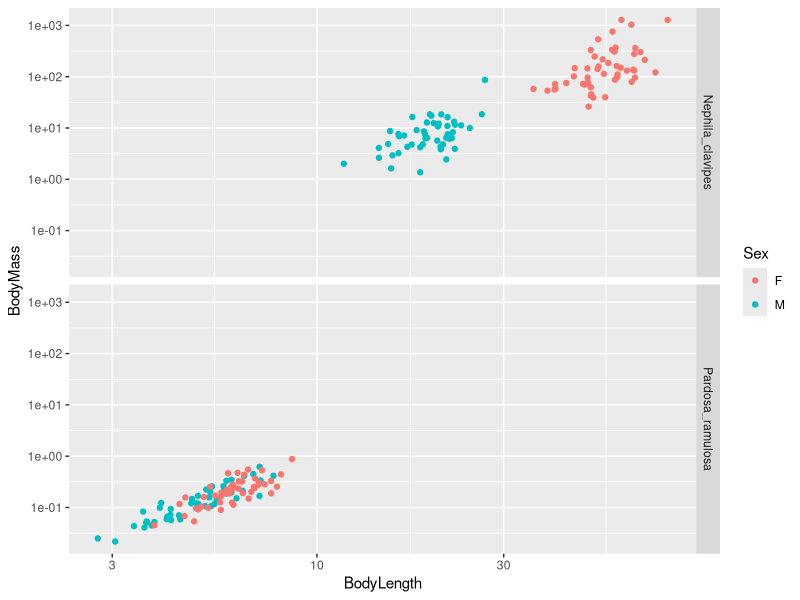
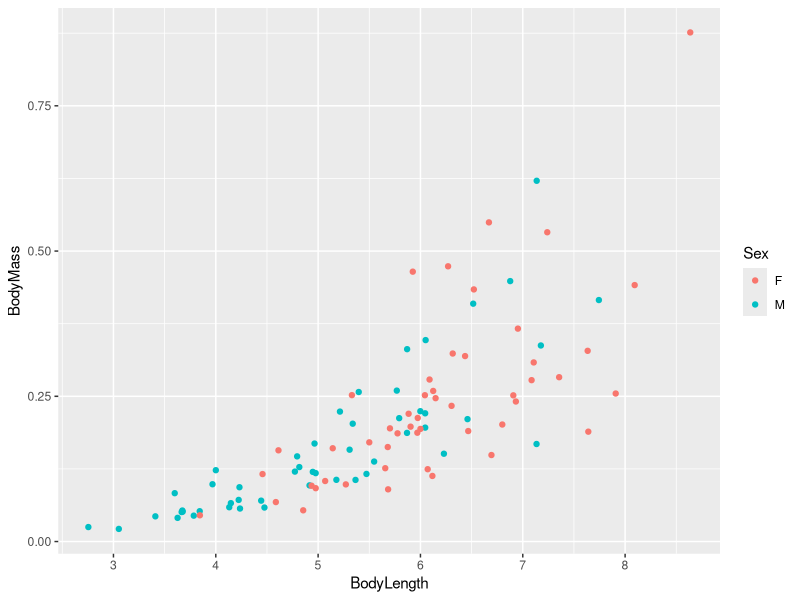
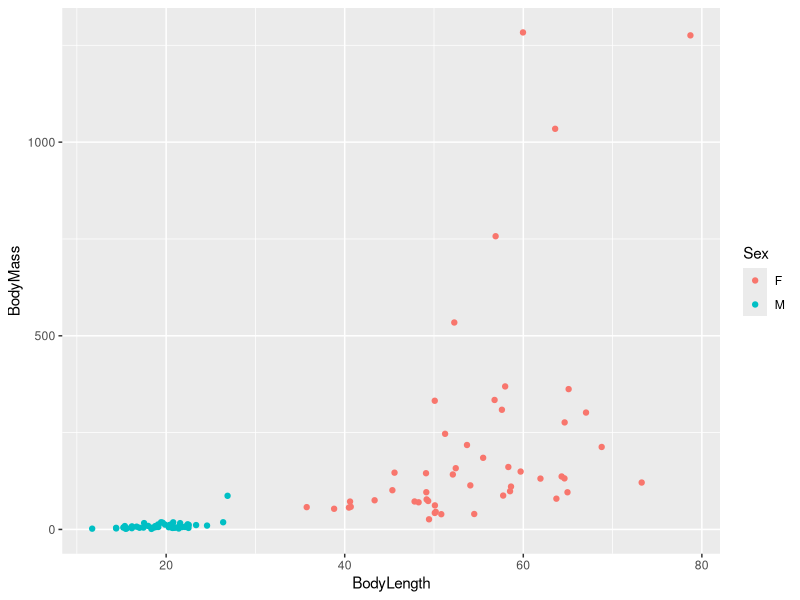

These figures' R source, in order:
library(tidyverse)

set.seed(993255)
SSD<-data_frame(
  Species=c(rep("Pardosa_ramulosa",100),rep("Nephila_clavipes",100)),
  Sex = c(rep(c('M','F'),each=50,times=2)),
  BodyLength = c(rnorm(50,5),rnorm(50,6),rnorm(50,20,3),rnorm(50,50,10)),
  BodyMass = BodyLength ^ (3  + rnorm(200, 0, 0.2)) / 1000)

write_csv(SSD, "Size_Dimorphism.csv")

ggplot(SSD, aes(x=BodyLength, y=BodyMass, color=Sex))+
         geom_point() +
   scale_x_log10() +
   scale_y_log10() +
  facet_grid(Species ~ .)

SSD %>%
  filter(Species == "Pardosa_ramulosa") %>%
  ggplot(aes(x=BodyLength, y=BodyMass, color=Sex))+
  geom_point()

SSD %>%
  filter(Species == "Nephila_clavipes") %>%
  ggplot(aes(x=BodyLength, y=BodyMass, color=Sex))+
  geom_point()
